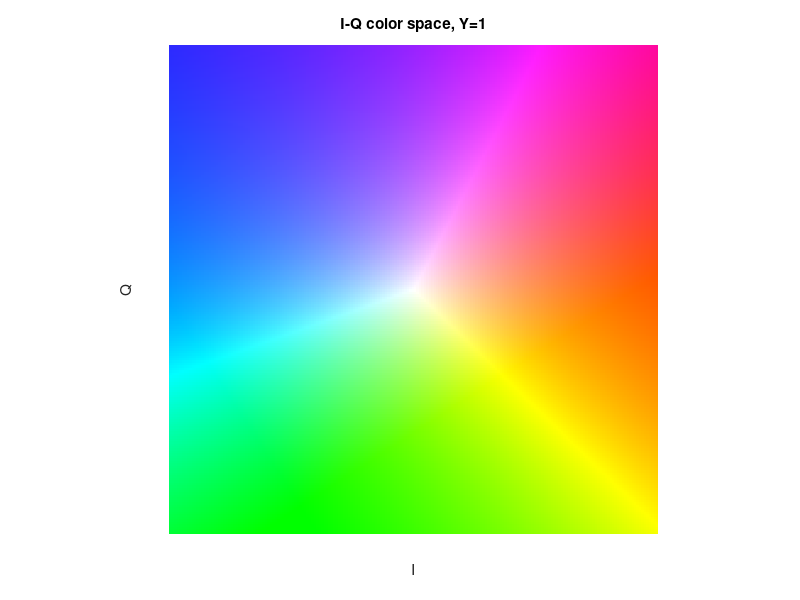

Reproduce this figure in MATLAB.
% Paint YIQ color space

%create an IQ color plane
nn=linspace(-1,1,200);
mm=fliplr(nn);
mY=ones(200,200);
mI=repmat(nn,[200,1]);
mQ=repmat(mm',[1,200]);

%prepare image
Iiq=zeros(200,200,3);
Iiq(:,:,1)=mY; Iiq(:,:,2)=mI; Iiq(:,:,3)=mQ;

%convert to RGB
Irgb=ntsc2rgb(Iiq);

%display
figure(1)
imshow(Irgb);
title('I-Q color space, Y=1');
xlabel('I'); ylabel('Q');
